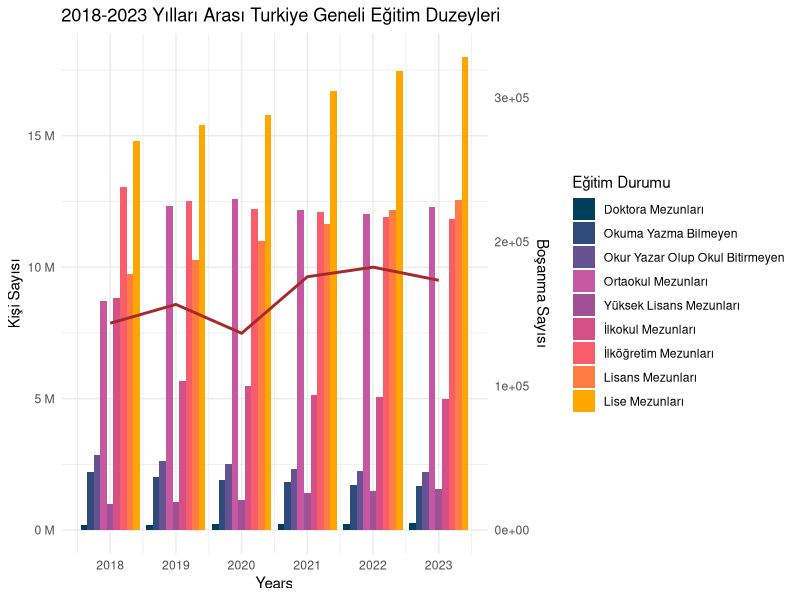
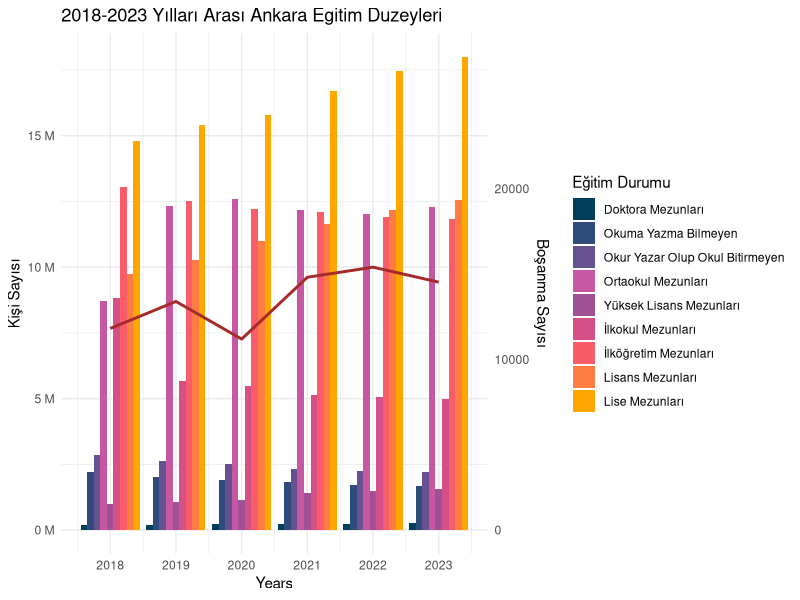

Source code (R) for these figures, in order:
## ---- chunk 1
  
# Kütüphaneler
suppressPackageStartupMessages(library(readr))
suppressPackageStartupMessages(library(ggplot2))
suppressPackageStartupMessages(library(dplyr))
suppressPackageStartupMessages(library(tidyr))  # pivot_longer fonksiyonu için

# Read bar data
bar_data <- read.csv("./portfolyo/calisma2-veriler/veri_edited_en.csv", header = TRUE, encoding = "UTF-8", sep = ";")

# Read line data
line_data <- read.csv("./portfolyo/calisma2-veriler/bosanma_verisi_edited.csv", header = TRUE, encoding = "UTF-8", sep = ";")

# Reshape bar data to long format
bar_data_long <- bar_data %>%
  pivot_longer(cols = c("illiterate_total", "literate_without_diploma_total", "primary_school_total", "primary_education_total",
                        "lower_secondary_school_total", "upper_secondary_school_total",
                        "universities_and_other_higher_educational_institutions_total",
                        "master_total", "doctorate_total"), names_to = "EducationLevel", values_to = "Total")

# Merge data to ensure categories are aligned
merged_data <- merge(bar_data_long, line_data, by = "year", all.x = TRUE)

# İl listesini tanımlama
iller <- c("TR")

for (il in iller) {
  max_value <- max(merged_data[il])
  coef <- 10e6/max_value
  
  # Create the dual-axis plot
  print(ggplot(merged_data, aes(x = year, fill = EducationLevel)) +
    geom_bar(aes(y = Total), stat = "identity", position = "dodge", alpha = 1) +
    geom_line(aes(x = year, y = !!sym(il) * coef, group = "bosanma"), color = "brown", linewidth = 1) +
  scale_fill_manual(values = c("doctorate_total" ="#003f5c",
                               "illiterate_total" = "#2f4b7c", 
                               "literate_without_diploma_total" = "#665191",
                               "lower_secondary_school_total" = "#c558a1",
                               "master_total" = "#a05195",
                               "primary_education_total" = "#d45087",
                               "primary_school_total" = "#f95d6a", "universities_and_other_higher_educational_institutions_total" ="#ff7c43",
                               "upper_secondary_school_total" ="#ffa600"
                               ),
                    labels = c("Doktora Mezunları",
                               "Okuma Yazma Bilmeyen",
                               "Okur Yazar Olup Okul Bitirmeyen",
                               "Ortaokul Mezunları",
                               "Yüksek Lisans Mezunları",
                               "İlkokul Mezunları",
                               "İlköğretim Mezunları",
                               "Lisans Mezunları",
                               "Lise Mezunları"
                               )) +
    
    scale_y_continuous(
      name = "Kişi Sayısı",
      sec.axis = sec_axis(~ . / coef, name="Boşanma Sayısı"),
      labels = function(x) paste(x / 1e6, "M")
    ) +
    scale_x_continuous(
      name = "Years",
      breaks = 2018:2023  # Step 1 on x-axis
    ) +
    labs(title = ifelse(il == "TR", "2018-2023 Yılları Arası Turkiye Geneli Eğitim Duzeyleri", paste("2018-2023 Yılları Arası", il, "Egitim Duzeyleri")), fill = "Eğitim Durumu") +
    theme_minimal())
}

## ---- chunk 2

iller <- c("Ankara")

for (il in iller) {
  max_value <- max(merged_data[il])
  coef <- 10e6/max_value
  
  # Create the dual-axis plot
  print(ggplot(merged_data, aes(x = year, fill = EducationLevel)) +
    geom_bar(aes(y = Total), stat = "identity", position = "dodge", alpha = 1) +
    geom_line(aes(x = year, y = !!sym(il) * coef, group = "bosanma"), color = "brown", linewidth = 1) +
  scale_fill_manual(values = c("doctorate_total" ="#003f5c",
                               "illiterate_total" = "#2f4b7c", 
                               "literate_without_diploma_total" = "#665191",
                               "lower_secondary_school_total" = "#c558a1",
                               "master_total" = "#a05195",
                               "primary_education_total" = "#d45087",
                               "primary_school_total" = "#f95d6a", "universities_and_other_higher_educational_institutions_total" ="#ff7c43",
                               "upper_secondary_school_total" ="#ffa600"
                               ),
                    labels = c("Doktora Mezunları",
                               "Okuma Yazma Bilmeyen",
                               "Okur Yazar Olup Okul Bitirmeyen",
                               "Ortaokul Mezunları",
                               "Yüksek Lisans Mezunları",
                               "İlkokul Mezunları",
                               "İlköğretim Mezunları",
                               "Lisans Mezunları",
                               "Lise Mezunları"
                               )) +
    
    scale_y_continuous(
      name = "Kişi Sayısı",
      sec.axis = sec_axis(~ . / coef, name="Boşanma Sayısı"),
      labels = function(x) paste(x / 1e6, "M")
    ) +
    scale_x_continuous(
      name = "Years",
      breaks = 2018:2023  # Step 1 on x-axis
    ) +
    labs(title = ifelse(il == "TR", "2018-2023 Yılları Arası Turkiye Geneli Eğitim Duzeyleri", paste("2018-2023 Yılları Arası", il, "Egitim Duzeyleri")), fill = "Eğitim Durumu") +
    theme_minimal())
}

